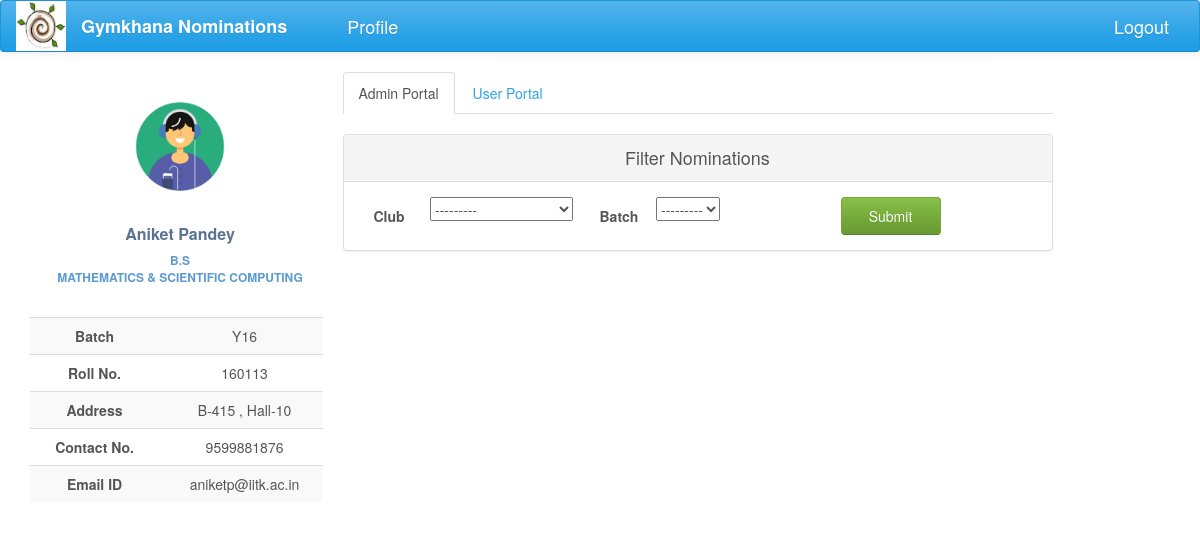
The page /nominations/admin_portal (signed in) on the database as committed earlier.
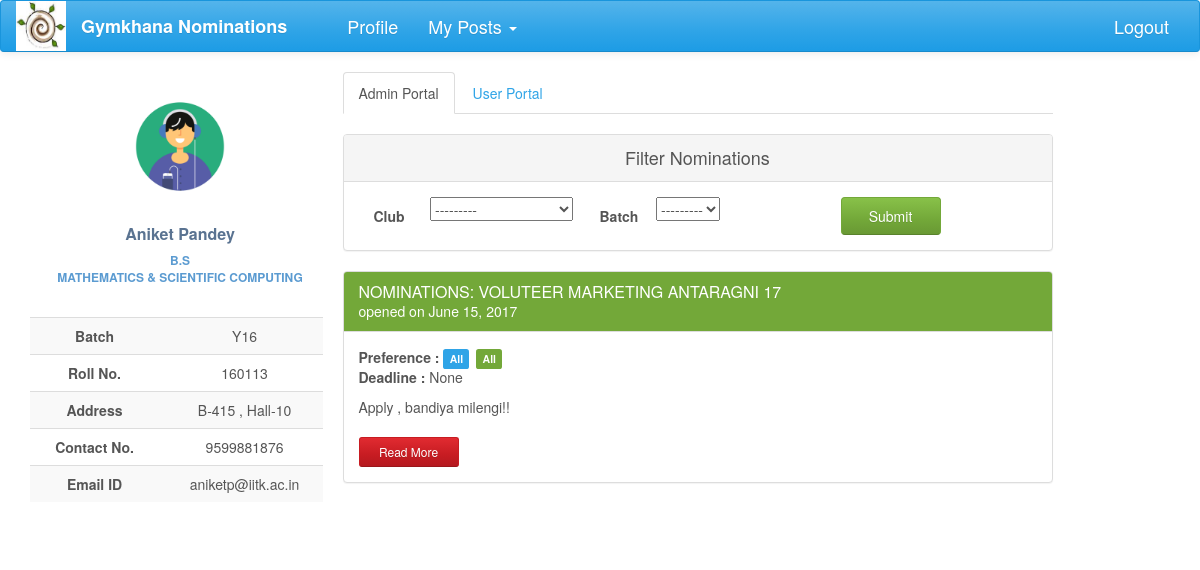
The same page on the database as committed later.
### nomi/models.py (models this page shows, shortened)
class Nomination(models.Model):
    name = models.CharField(max_length=200)
    description = models.TextField(max_length=20000, null=True, blank=True)
    brief_desc = models.TextField(max_length=300, null=True, blank=True)
    nomi_post = models.ForeignKey(Post, null=True)
    nomi_form = models.OneToOneField('forms.Questionnaire', null=True, blank=True)
    status = models.CharField(max_length=50, choices=STATUS, default='Nomination created')
    nomi_approvals = models.ManyToManyField(Post, related_name='nomi_approvals', symmetrical=False, blank=True)
    club_search = models.ManyToManyField(Post, related_name='all_clubs', symmetrical=False, blank=True)
    opening_date = models.DateField(null=True, blank=True)
    closing_date = models.DateField(null=True, blank=True, editable=True)
    year_choice = models.CharField(max_length=100, choices=YEAR_1, null=True)
    hall_choice = models.CharField(max_length=100, choices=HALL_1, null=True)
    dept_choice = models.CharField(max_length=100, choices=DEPT_1, null=True)

### nomi/views.py (the view)
def admin_portal(request):
    posts = Post.objects.filter(post_holders=request.user)
    username = UserProfile.objects.get(user=request.user)
    admin_query = Nomination.objects.none()
    for post in posts:
        query = Nomination.objects.filter(nomi_approvals=post)
        admin_query = admin_query | query
    admin_query=admin_query.distinct()
    filter = NominationFilter(request.GET, queryset=admin_query)
    return render(request, 'admin_portal.html',
                  context={'posts': posts, 'username': username,'filter':filter})

### nomi/global_contexts.py (called while the page is built)
def context(request):
    if request.user.is_authenticated:
        try:
            my_profile = UserProfile.objects.get(user=request.user)
            my_posts = Post.objects.filter(post_holders=request.user)
            return {'my_posts':my_posts,'my_profile':my_profile}
        except ObjectDoesNotExist:
            return {'my_posts': 0, 'my_profile': 0}
    else:
        return {'my_posts': 0, 'my_profile': 0}

### nomi/models.py (called while the page is built)
    def __str__(self):
        return self.club_name

### nomi/templates/admin_portal.html
{% extends 'base2.html' %}
{% load staticfiles %}
{% load bootstrap %}
{% block content %}
<div class="profile-content ">
     <ul class="nav nav-tabs">
         <li class="active"><a href="#user" data-toggle="tab" aria-expanded="true">Admin Portal</a></li>
         <li><a href="{% url 'index' %}"aria-expanded="false">User Portal</a></li>
     </ul>
    <div id="myTabContent" class="tab-content">
         <div class="tab-pane fade active in profile-nominations" id="user">
                <br>
                <div class="panel panel-default">
                  <div class="panel-heading">Filter Nominations</div>
                  <div class="panel-body">
                    <form action="" method="get">
                        <label class="col-lg-1 control-label">Club</label>
                            <div class="col-lg-3">
                                {{filter.form.club_search__club}}
                            </div>
                        <label class="col-lg-1 control-label">Batch</label>
                            <div class="col-lg-3 ">
                                {{filter.form.year_choice}}
                            </div>
                        <input type="submit" value="Submit" class="btn btn-success nomi-filter" />
                    </form>
                  </div>
                </div>
                <div>
                    {% for nomi in filter.qs %}
                <div class="panel panel-success">
                    <div class="panel-heading">
                        <h3 class="panel-title">{{ nomi.name.upper }}</h3>
                        <div>opened on {{nomi.opening_date}}</div>
                    </div>
                    <div class="panel-body">
                        <span style="font-weight: bolder">Preference : </span>
                        <span class="label label-primary">{{nomi.year_choice}}</span>
                        <span class="label label-success">{{nomi.dept_choice}}</span>
                        <p><span style="font-weight: bolder"> Deadline :  </span>{{nomi.closing_date}}</p>
                        <p>{{nomi.brief_desc}}</p>
                        <a href="{% url 'nomi_detail' nomi_pk=nomi.pk %}" class="btn btn-sm read-more-button btn-danger">Read More</a>
                    </div>
                </div>
                    {% endfor %}
                </div>
         </div>
    </div>
</div>
{% endblock %}

### nomi/templates/base2.html (shortened to what this page needs)
<!DOCTYPE html>
<html lang="en">
{% load staticfiles %}
{% load bootstrap %}
<head>
    <link href="https://maxcdn.bootstrapcdn.com/bootswatch/3.3.7/cerulean/bootstrap.min.css" rel="stylesheet"
>
    <link href="https://maxcdn.bootstrapcdn.com/font-awesome/4.7.0/css/font-awesome.min.css" rel="stylesheet"
>
    <link rel="stylesheet" href="{% static 'nomi/css/main.css' %}" type="text/css">
</head>
<body>
{% block navigation %}
<nav class="navbar navbar-default" id="navbar">
    <div class="container-fluid">
        <div class="navbar-header">
            <a href="#">
                <div>
                    <img src="{% static 'nomi/img/gym.jpg' %}" width="50" height="50">
                </div>
            </a>
        </div>
        <div class="collapse navbar-collapse" id="bs-example-navbar-collapse-1">
            <ul class="nav navbar-nav">
                <li><a href="{% url 'index' %}" id="brand">Gymkhana Nominations</a></li>
                <li><a href="{% url 'profile' %}" id="navbar-links">Profile</a></li>
                {% block posts%}
                {% if my_posts %}
                <li class="dropdown">
                    <a href="#" class="dropdown-toggle" id="navbar-links" data-toggle="dropdown" role="button"
                       aria-expanded="false">My Posts <span class="caret"></span></a>
                </li>
                {% endif %}
                {% endblock %}
            </ul>
            <ul class="nav navbar-nav navbar-right">
                <li id="navbar-links"><a href="{% url 'logout' %}?next={% url 'login' %}">Logout</a></li>
            </ul>
        </div>
    </div>
</nav>
{% endblock %}
<div class="container-fluid">
    <div  class="row profile">
        <div class="col-lg-3 col-md-3">
            {% block profile %}
            <div id="profile" class="profile-sidebar" style="position:fixed">
                <div class="profile-userpic">
                    <img src="{% static 'nomi/img/logo.gif' %}" class="img-responsive" alt="">
                </div>
                <div class="profile-usertitle">
                    <div class="profile-usertitle-name">
                        {{my_profile.name}}
                    </div>
                    <div class="profile-usertitle-job">
                        {{my_profile.programme}} <br> {{my_profile.department}}
                    </div>
                </div>
                <div class="profile-usermenu">
                    <table class="table table-striped table-hover ">
                        <tbody>
                        <tr>
                            <td id="topic">Batch</td>
                            <td>{{my_profile.year}} </td>
                        </tr>
                        <tr>
                            <td id="topic">Roll No.</td>
                            <td>{{my_profile.roll_no}} </td>
                        </tr>
                        <tr>
                            <td id="topic">Address</td>
                            <td>{{my_profile.room_no}} , Hall-{{my_profile.hall}}</td>
                        </tr>
                        <tr>
                            <td id="topic">Contact No.</td>
                            <td>{{ my_profile.contact }}</td>
                        </tr>
                        <tr>
                            <td id="topic">Email ID</td>
                            <td>{{my_profile.user}}@iitk.ac.in</td>
                        </tr>
                        </tbody>
                    </table>
                </div>
            </div>
            {% endblock %}
        </div>
        <div class="col-lg-8 col-md-8">
            {% block content %}{% endblock %}
        </div>
    </div>
</div>
</body>
</html>

Rows that differ between the two databases and show on the page:
added Nomination: name "NOMINATIONS: VOLUTEER MARKETING ANTARAGNI 17", opening_date "June 15, 2017", year_choice "All", dept_choice "All", closing_date "None", brief_desc "Apply , bandiya milengi!!"
Other text that changed with them:
text now shown: "My Posts"
